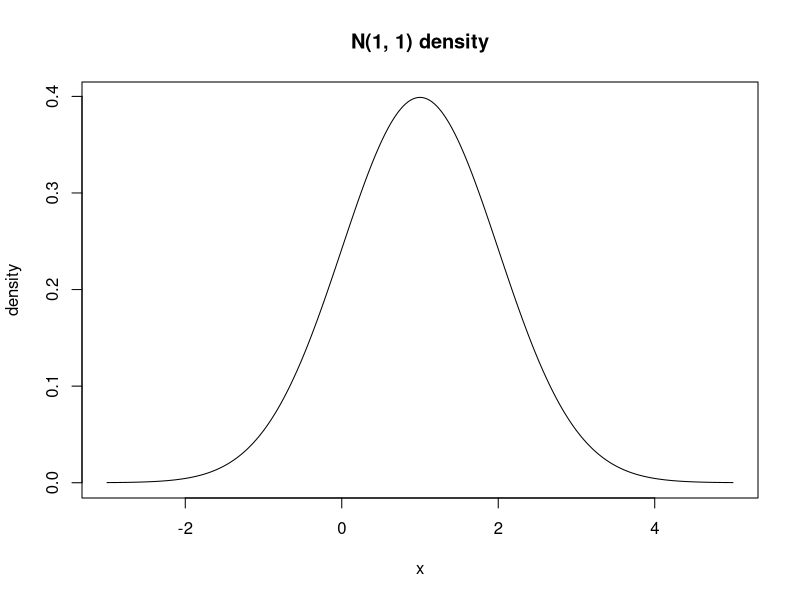
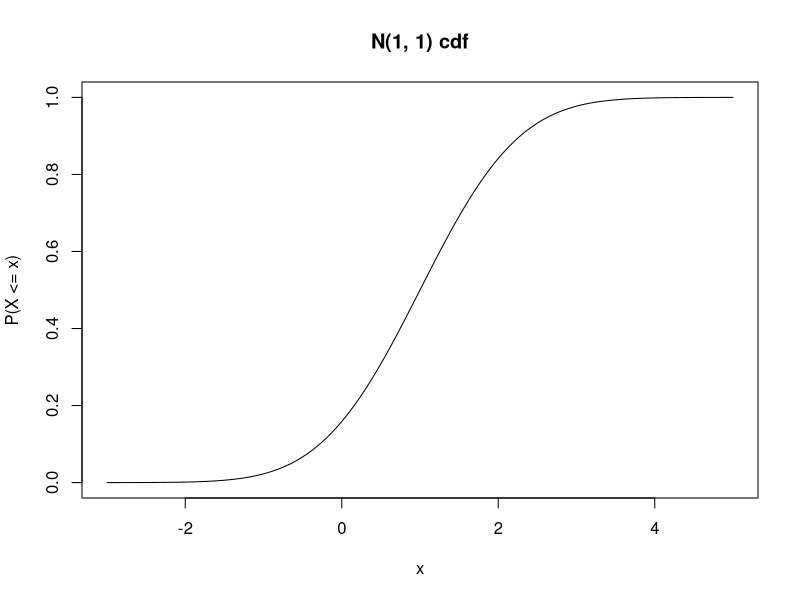

Source code (R) for these figures, in order:
## ---- chunk 1
#| echo: false
#| 
x <- seq(-3, 5, len = 1001)
plot(x, dnorm(x, mean = 1), type = "l",
xlab = "x", ylab = "density")
title("N(1, 1) density")
## ---- chunk 2
#| echo: false
#| 
x <- seq(-3, 5, len = 1001)
plot(x, pnorm(x, mean = 1), type = "l",
xlab = "x", ylab = "P(X <= x)")
title("N(1, 1) cdf")
